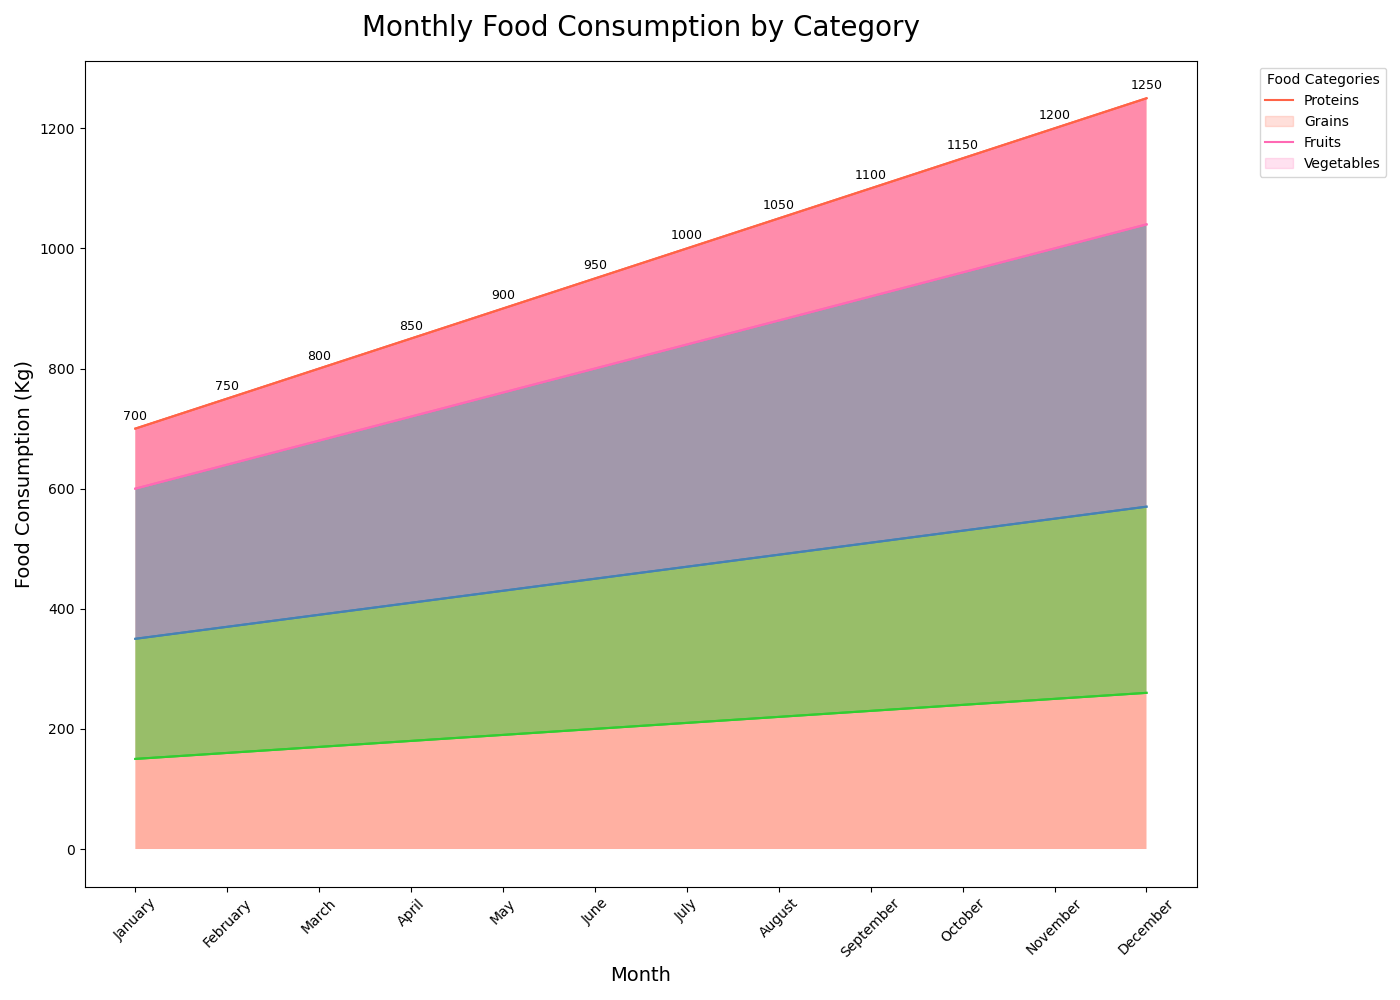

The script that drew this image:

import pandas as pd
import seaborn as sns
import matplotlib.pyplot as plt

# Data in a Python dictionary
data = {
    'Month': ['January', 'February', 'March', 'April', 'May', 'June', 'July', 'August', 'September', 'October', 'November', 'December'],
    'Vegetables': [150, 160, 170, 180, 190, 200, 210, 220, 230, 240, 250, 260],
    'Fruits': [200, 210, 220, 230, 240, 250, 260, 270, 280, 290, 300, 310],
    'Grains': [250, 270, 290, 310, 330, 350, 370, 390, 410, 430, 450, 470],
    'Proteins': [100, 110, 120, 130, 140, 150, 160, 170, 180, 190, 200, 210]
}

# Create a DataFrame
df = pd.DataFrame(data)
df.index = df['Month']
df.drop('Month', axis=1, inplace=True)

# Plotting the stacked area chart
plt.figure(figsize=(14, 10))
pal = ['#FF6347', '#FF69B4', '#4682B4', '#32CD32']

# Cumulate the values
df_cum = df.cumsum(axis=1)

# Plot the categories in reverse order
category_names = df.columns[::-1]
for i, column in enumerate(category_names):
    sns.lineplot(data=df_cum, x=df.index, y=column, color=pal[i])

# Fill the area between the lines
for i, column in enumerate(category_names):
    if i == 0:
        sns.lineplot(data=df_cum, x=df.index, y=column, color=pal[i])
        plt.fill_between(df.index, 0, df_cum[column], facecolor=pal[i], alpha=0.5)
    else:
        sns.lineplot(data=df_cum, x=df.index, y=column, color=pal[i])
        plt.fill_between(df.index, df_cum[category_names[i - 1]], df_cum[column], facecolor=pal[i], alpha=0.5)

# Add annotations
for i, value in enumerate(df_cum['Proteins']):
    plt.text(i, value + 10, f"{value}", ha='center', va='bottom', fontsize=9)

# Customize the chart
plt.title('Monthly Food Consumption by Category', fontsize=20, y=1.02)
plt.xticks(rotation=45)
plt.xlabel('Month', fontsize=14)
plt.ylabel('Food Consumption (Kg)', fontsize=14)
plt.legend(title='Food Categories', labels=['Proteins', 'Grains', 'Fruits', 'Vegetables'], bbox_to_anchor=(1.05, 1), loc='upper left')
plt.tight_layout()
plt.show()
